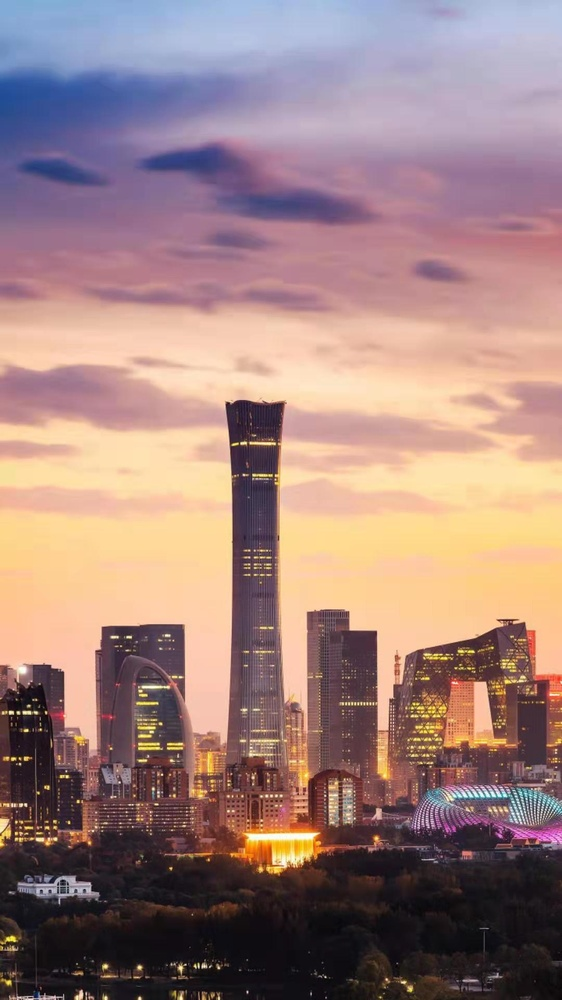
#> input picture stitch/images/source/s1.jpg, 562 x 1000 px, shrunk from 1080 x 1920 before the run
$ python imgs_gen.py
#> lines starting #> are read from the running program, lines starting #| are printed output that depends on the picture
import copy
import cv2


# [58 lines left out: functions devide_2x3, devide_2, devide_3, not called in this run]


def devide_5():
    source_img = cv2.imread("images/source/s1.jpg", cv2.IMREAD_COLOR)
#> source_img is the input picture: shape (1000, 562, 3); mean B, G, R 126, 130, 159.4
    h, w, _ = source_img.shape
#> h = 1000; w = 562
    delta = 40

    img0 = copy.deepcopy(source_img)
    crop_img0 = img0[0:h, 0:int((1 / 5) * w + delta)]
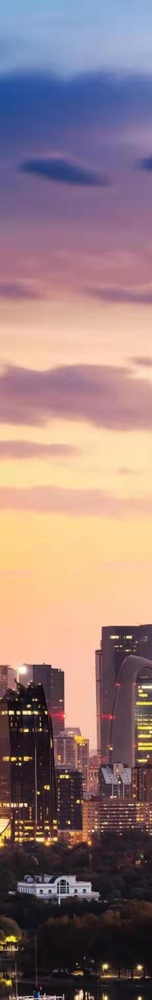
#> crop_img0: shape (1000, 152, 3); mean B, G, R 124.5, 123.8, 148.9
    cv2.imwrite("1.jpg", crop_img0)

    img1 = copy.deepcopy(source_img)
    crop_img1 = img1[0:h, int((1 / 5) * w - delta / 2):int((2 / 5) * w + delta / 2)]
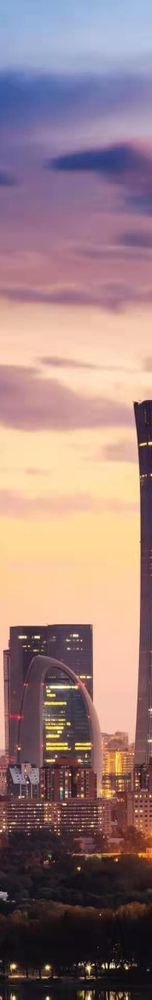
#> crop_img1: shape (1000, 152, 3); mean B, G, R 126.7, 127.2, 154.2
    cv2.imwrite("2.jpg", crop_img1)

    img1 = copy.deepcopy(source_img)
    crop_img1 = img1[0:h, int((2 / 5) * w - delta / 2):int((3 / 5) * w + delta / 2)]
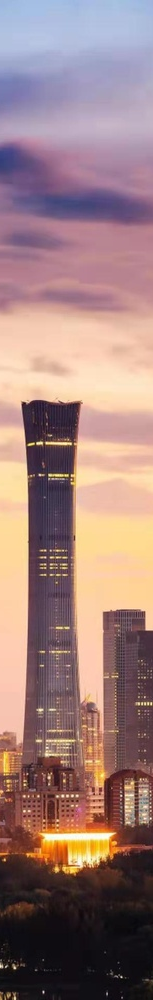
#> crop_img1: shape (1000, 153, 3); mean B, G, R 123.9, 126.6, 156.7
    cv2.imwrite("3.jpg", crop_img1)

    img1 = copy.deepcopy(source_img)
    crop_img1 = img1[0:h, int((3 / 5) * w - delta / 2):int((4 / 5) * w + delta / 2)]
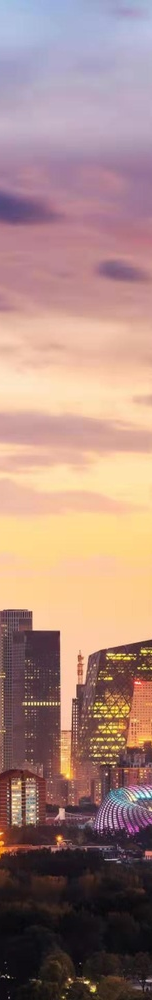
#> crop_img1: shape (1000, 152, 3); mean B, G, R 127.5, 135.2, 166.9
    cv2.imwrite("4.jpg", crop_img1)

    img1 = copy.deepcopy(source_img)
    crop_img1 = img1[0:h, int((4 / 5) * w - delta):w]
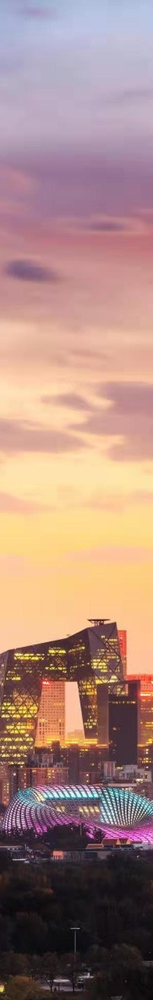
#> crop_img1: shape (1000, 153, 3); mean B, G, R 127.3, 136.2, 168.9
    cv2.imwrite("5.jpg", crop_img1)


devide_5()
